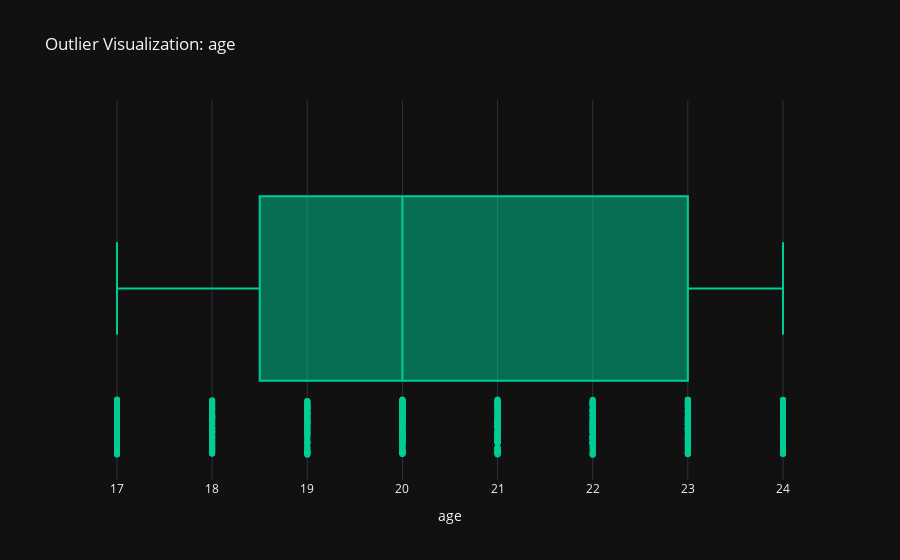
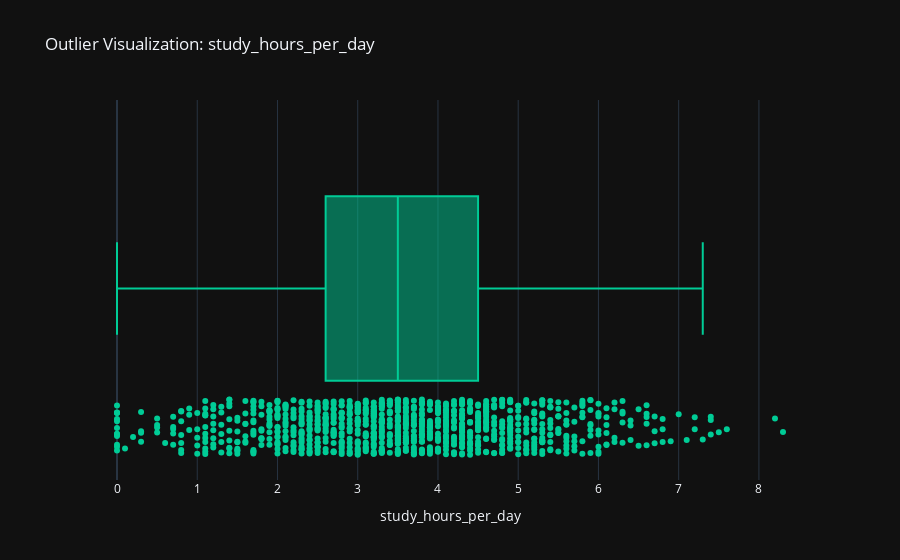
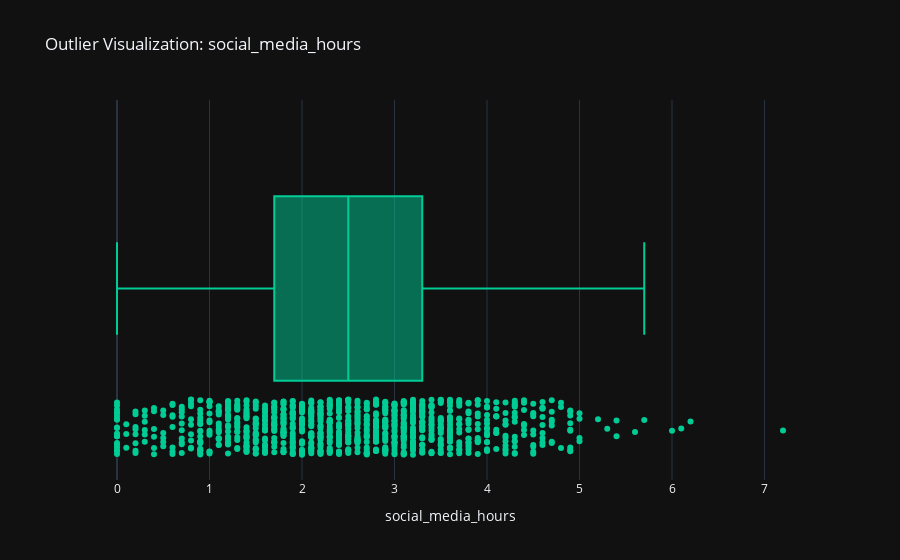
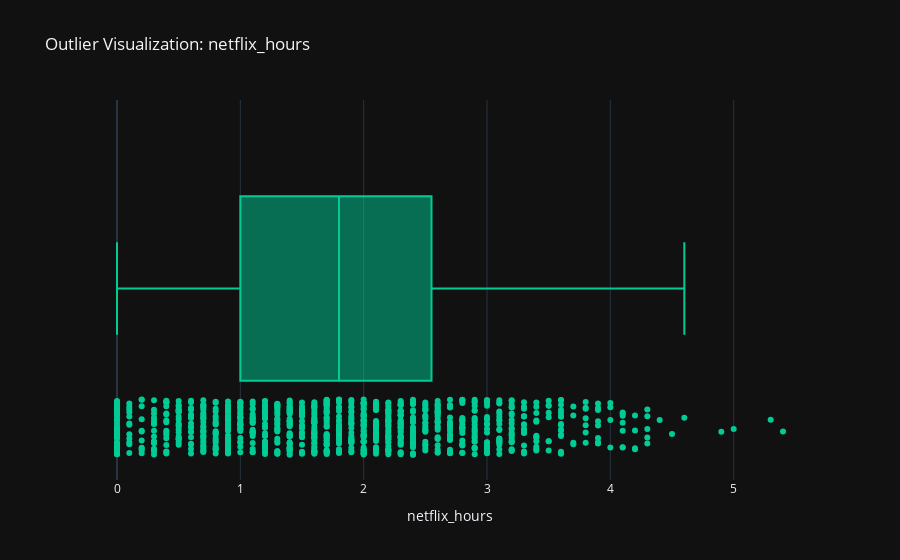

These figures' notebook cell, in order:
### Code cell
for col in num_cols:
    fig = px.box(
        df,
        x=col,
        points='all',  # shows all outliers
        title=f'Outlier Visualization: {col}',
        color_discrete_sequence=['#00CC96']
    )
    fig.update_layout(template='plotly_dark')
    fig.show()

### Figure 1 — Plotly figure (JSON) as saved in the notebook; plotly's stock layout.template omitted (floating-point values rounded to 4 significant figures; data arrays with more than 128 entries replaced by an {"elided": "..."} marker saying what was removed)
{"data": [{"alignmentgroup": "True", "boxpoints": "all", "hovertemplate": "age=%{x}<extra></extra>", "legendgroup": "", "marker": {"color": "#00CC96"}, "name": "", "notched": false, "offsetgroup": "", "orientation": "h", "showlegend": false, "type": "box", "x": {"elided": "1000 int values"}, "x0": " ", "xaxis": "x", "y0": " ", "yaxis": "y"}], "layout": {"boxmode": "group", "legend": {"tracegroupgap": 0}, "title": {"text": "Outlier Visualization: age"}, "xaxis": {"anchor": "y", "domain": [0, 1], "title": {"text": "age"}}, "yaxis": {"anchor": "x", "domain": [0, 1]}}}

### Figure 2 — Plotly figure (JSON) as saved in the notebook; plotly's stock layout.template omitted (floating-point values rounded to 4 significant figures; data arrays with more than 128 entries replaced by an {"elided": "..."} marker saying what was removed)
{"data": [{"alignmentgroup": "True", "boxpoints": "all", "hovertemplate": "study_hours_per_day=%{x}<extra></extra>", "legendgroup": "", "marker": {"color": "#00CC96"}, "name": "", "notched": false, "offsetgroup": "", "orientation": "h", "showlegend": false, "type": "box", "x": {"elided": "1000 float values"}, "x0": " ", "xaxis": "x", "y0": " ", "yaxis": "y"}], "layout": {"boxmode": "group", "legend": {"tracegroupgap": 0}, "title": {"text": "Outlier Visualization: study_hours_per_day"}, "xaxis": {"anchor": "y", "domain": [0, 1], "title": {"text": "study_hours_per_day"}}, "yaxis": {"anchor": "x", "domain": [0, 1]}}}

### Figure 3 — Plotly figure (JSON) as saved in the notebook; plotly's stock layout.template omitted (floating-point values rounded to 4 significant figures; data arrays with more than 128 entries replaced by an {"elided": "..."} marker saying what was removed)
{"data": [{"alignmentgroup": "True", "boxpoints": "all", "hovertemplate": "social_media_hours=%{x}<extra></extra>", "legendgroup": "", "marker": {"color": "#00CC96"}, "name": "", "notched": false, "offsetgroup": "", "orientation": "h", "showlegend": false, "type": "box", "x": {"elided": "1000 float values"}, "x0": " ", "xaxis": "x", "y0": " ", "yaxis": "y"}], "layout": {"boxmode": "group", "legend": {"tracegroupgap": 0}, "title": {"text": "Outlier Visualization: social_media_hours"}, "xaxis": {"anchor": "y", "domain": [0, 1], "title": {"text": "social_media_hours"}}, "yaxis": {"anchor": "x", "domain": [0, 1]}}}

### Figure 4 — Plotly figure (JSON) as saved in the notebook; plotly's stock layout.template omitted (floating-point values rounded to 4 significant figures; data arrays with more than 128 entries replaced by an {"elided": "..."} marker saying what was removed)
{"data": [{"alignmentgroup": "True", "boxpoints": "all", "hovertemplate": "netflix_hours=%{x}<extra></extra>", "legendgroup": "", "marker": {"color": "#00CC96"}, "name": "", "notched": false, "offsetgroup": "", "orientation": "h", "showlegend": false, "type": "box", "x": {"elided": "1000 float values"}, "x0": " ", "xaxis": "x", "y0": " ", "yaxis": "y"}], "layout": {"boxmode": "group", "legend": {"tracegroupgap": 0}, "title": {"text": "Outlier Visualization: netflix_hours"}, "xaxis": {"anchor": "y", "domain": [0, 1], "title": {"text": "netflix_hours"}}, "yaxis": {"anchor": "x", "domain": [0, 1]}}}
